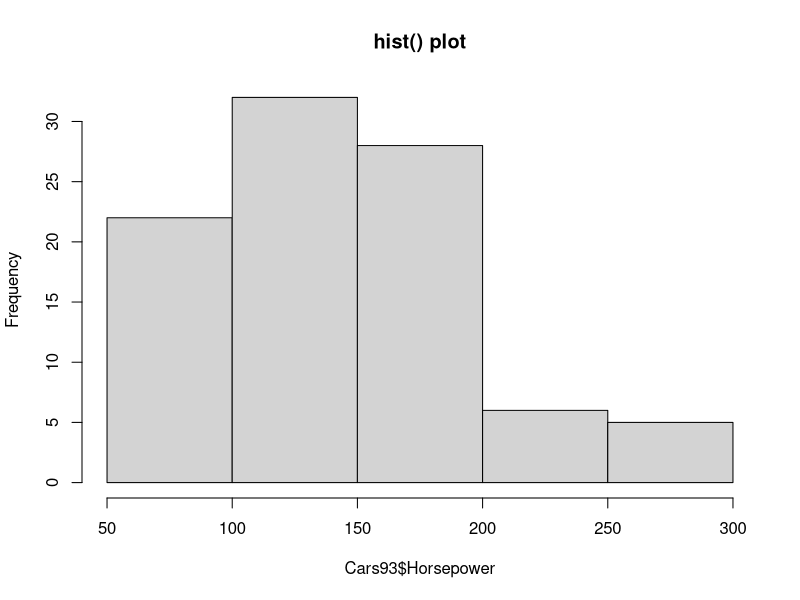
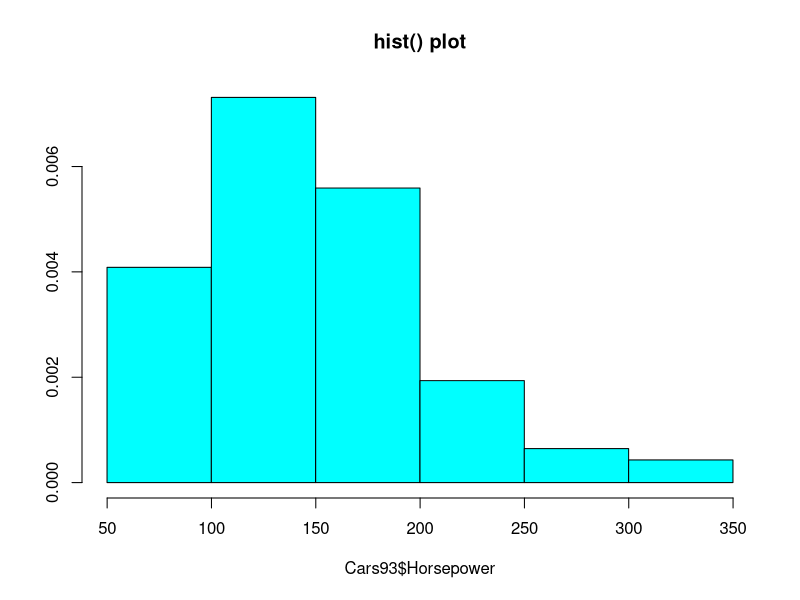
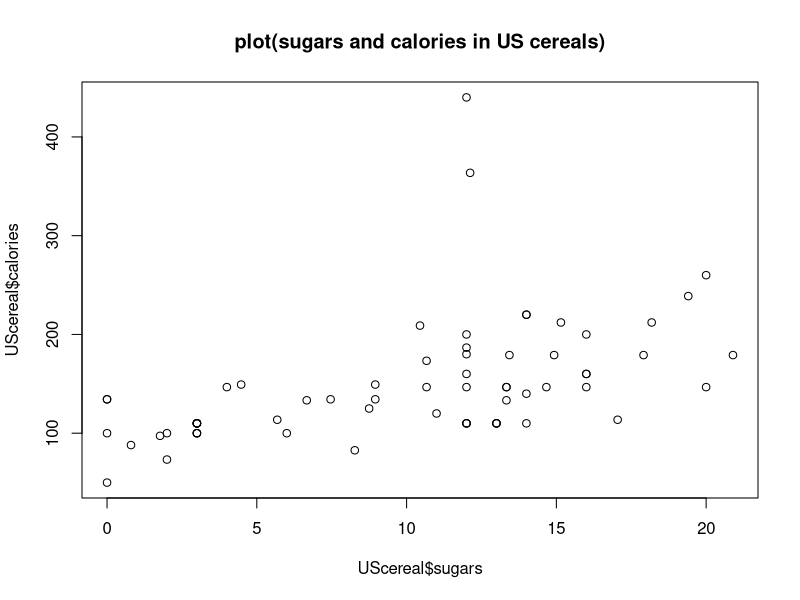
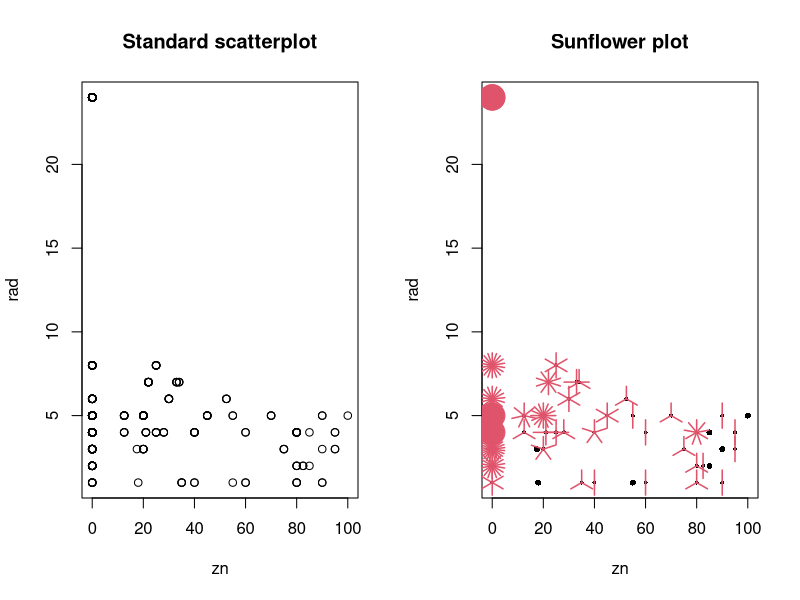
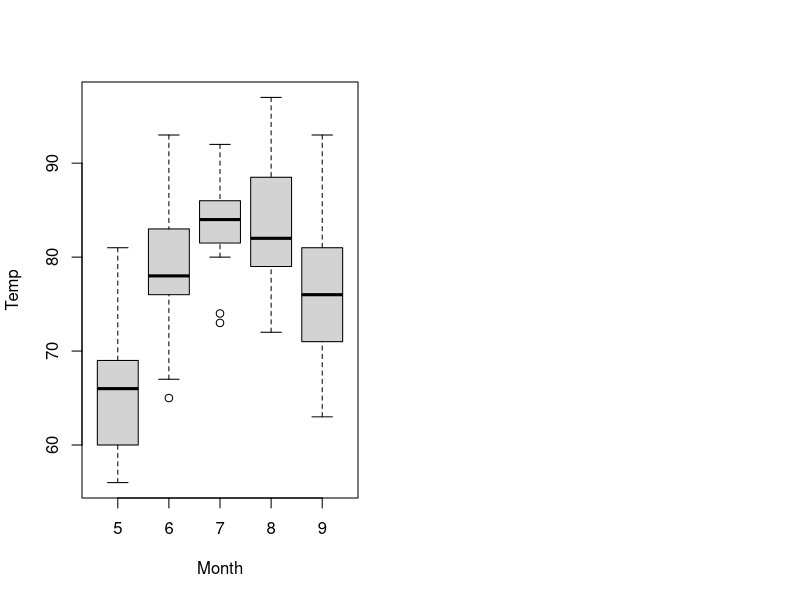
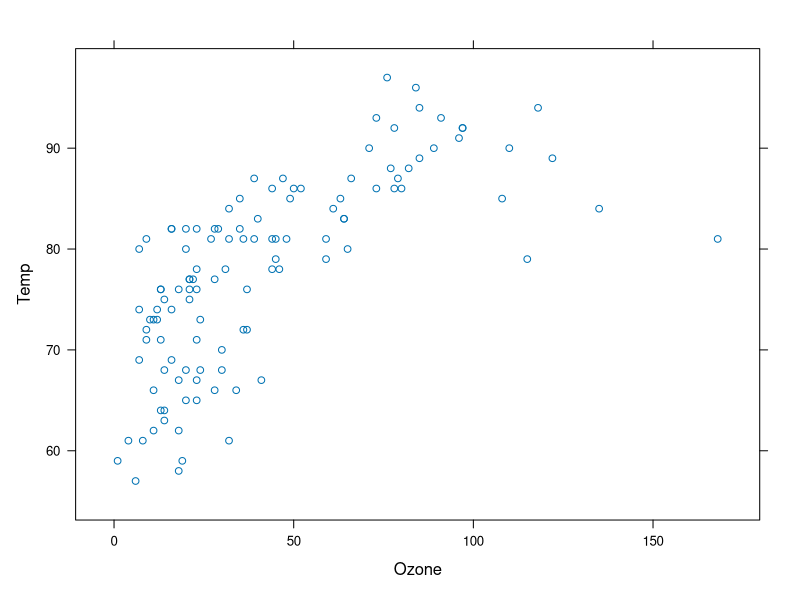
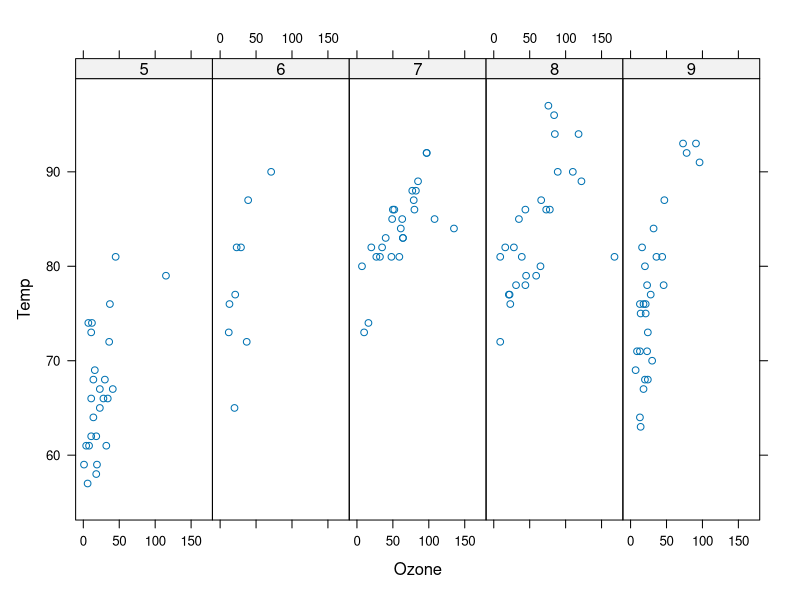
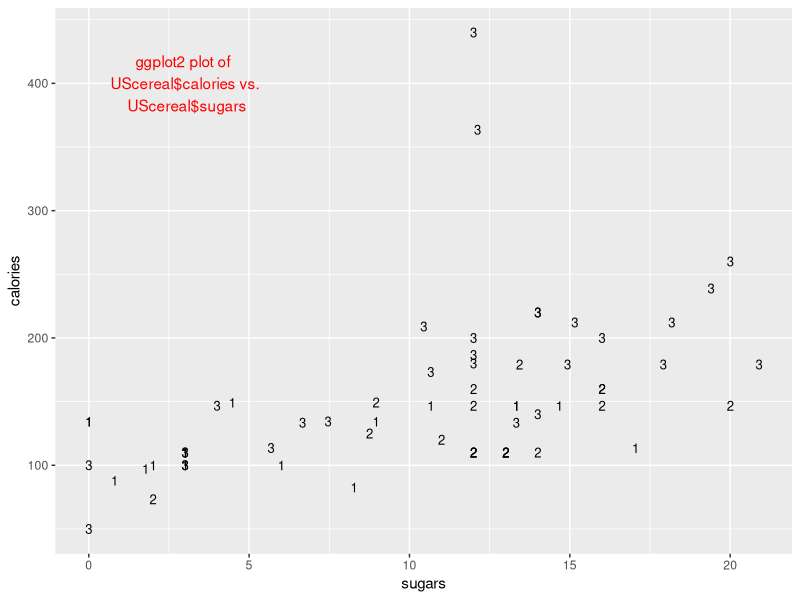

The R source for these figures, in order:
## ---- chunk 1
#options(htmltools.dir.version = FALSE)
## ---- chunk 2
library(MASS)
hist(Cars93$Horsepower,main="hist() plot")
## ---- chunk 3
library(MASS)
truehist(Cars93$Horsepower,main="hist() plot")
## ---- chunk 4
library(MASS)
plot(UScereal$sugars, UScereal$calories)
title("plot(sugars and calories in US cereals)")
## ---- chunk 5
# Set up a side-by-side plot array
par(mfrow=c(1,2))

# Create the standard scatterplot
plot(rad~zn,data=Boston)

# Add the title
title("Standard scatterplot")

# Create the sunflowerplot
sunflowerplot(rad~zn,data=Boston)

# Add the title
title("Sunflower plot")
## ---- chunk 6
boxplot(Temp~Month, data=airquality)
## ---- chunk 7
library(MASS)
library(lattice) #需要先安装install.packages("lattice")
xyplot(Temp~Ozone, data=airquality) 
## ---- chunk 8
airquality$Month<-factor(airquality$Month)
xyplot(Temp~Ozone|Month, data=airquality, layout=c(5,1))
## ---- chunk 9
library(MASS)
library(ggplot2)
title <-
 "ggplot2 plot of \n UScereal$calories vs. \n UScereal$sugars"
basePlot <- ggplot(UScereal, aes(x = sugars, y = calories))
basePlot +
 geom_point(shape = as.character(UScereal$shelf), size = 3) +
 annotate("text", label = title, x = 3, y = 400,
 colour = "red")
## ---- chunk 10
plot(ChickWeight)
## ---- chunk 11
# Plot whiteside data
plot(whiteside)
## ---- chunk 12
plot(whiteside$Temp,whiteside$Gas,
     xlab="Outside temperature",
     ylab= "Heating gas consumption")
## ---- chunk 13
plot(whiteside$Insul)
## ---- chunk 14
names(Cars93)
## ---- chunk 15
plot(Cars93$Max.Price, Cars93$Price,col="red",pch=17)
## ---- chunk 16
plot(Cars93$Max.Price, Cars93$Price,col="red",pch=17)
points(Cars93$Min.Price,Cars93$Price,col="blue",pch=16)
## ---- chunk 17
plot(Cars93$Max.Price, Cars93$Price,col="red",pch=17)
points(Cars93$Min.Price,Cars93$Price,col="blue",pch=16)
abline(a = 0, b = 1, lty = 2)
## ---- chunk 18
with(airquality, plot(Wind~Temp))
title(main="wind and temp in NYC") #使用title进行修饰
## ---- chunk 19
#另外一种方式添加标题，一样的结果
with(airquality, plot(Wind, Temp,
     main="wind and temp in NYC")) 
## ---- chunk 20
#有用的 type="n"
with(airquality, plot(Wind, Temp,
                      main="Wind and Temp in NYC",
                      type="n"))
## ---- chunk 21
with(airquality, plot(Wind, Temp,
                      main="Wind and Temp in NYC",
                      type="n"))
with(subset(airquality, Month==9), 
     points(Wind, Temp, col="red"))
## ---- chunk 22
with(airquality, plot(Wind, Temp,
                      main="Wind and Temp in NYC",
                      type="n"))
with(subset(airquality, Month==9), 
     points(Wind, Temp, col="red"))
with(subset(airquality, Month==8), 
     points(Wind, Temp, col="blue"))
## ---- chunk 23
with(airquality, plot(Wind, Temp,
                      main="Wind and Temp in NYC",
                      type="n"))
with(subset(airquality, Month==9), 
     points(Wind, Temp, col="red"))

with(subset(airquality, Month==8), 
     points(Wind, Temp, col="blue"))

with(subset(airquality, Month==7), 
     points(Wind, Temp, col="green"))
#完成了用不同的颜色表示不同的月份的点
## ---- chunk 24
with(airquality, plot(Wind, Temp,
                      main="Wind and Temp in NYC",
                      type="n"))
with(subset(airquality, Month==9), 
     points(Wind, Temp, col="red"))

with(subset(airquality, Month==8), 
     points(Wind, Temp, col="blue"))

with(subset(airquality, Month==7), 
     points(Wind, Temp, col="green"))

with(subset(airquality, Month %in% c(5,6)), 
     points(Wind, Temp, col="black"))
## ---- chunk 25
with(airquality, plot(Wind, Temp,
                      main="Wind and Temp in NYC",
                      type="n"))
with(subset(airquality, Month==9), 
     points(Wind, Temp, col="red"))

with(subset(airquality, Month==8), 
     points(Wind, Temp, col="blue"))

with(subset(airquality, Month==7), 
     points(Wind, Temp, col="green"))

with(subset(airquality, Month %in% c(5,6)), 
     points(Wind, Temp, col="black"))

fit<-lm(Temp~Wind, airquality) #拟合一个回归模型
abline(fit,lwd=2) #把回归线加进去

#加入图例，说明颜色含义
legend("topright", pch=1, #右上角，空心圆点
       col=c("red","blue","green","black"),
       legend=c("Sep","August","July","Other"))
#使用基本函数绘图，需要事先计划，运行很多函数，
#可以直观的反映我们绘图的逻辑
#图例要仔细一一对应
